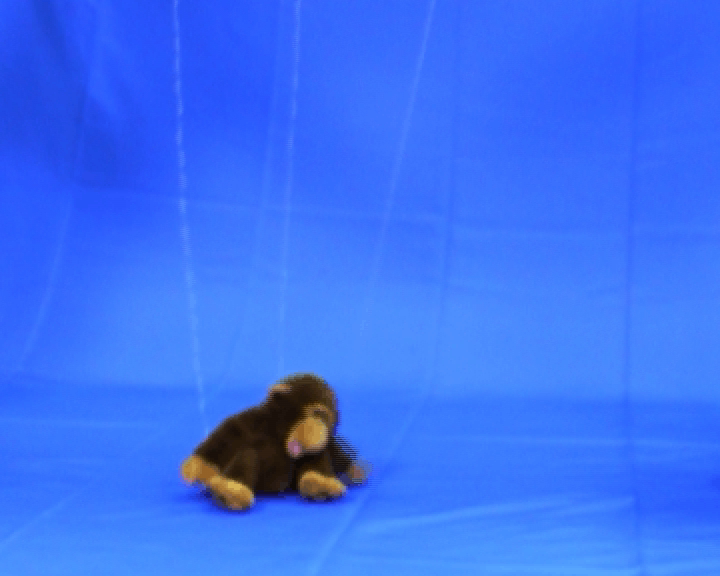
#> input picture test_frames/frame100.tif, 720 x 576 px, given in place of frame1.tif, which was not available
$ python process_frames.py
#> lines starting #> are read from the running program, lines starting #| are printed output that depends on the picture; after the words box and inside, x2 and y2 are one past the last pixel; in counts of white or black regions, pixels touching at a corner belong together; long printed decimals are rounded; pictures that were not available may be replaced by others from this repository, and a replacement may not be noted
import math
import cv2
import numpy as np
import os

if not os.path.exists('./output_frames/'):
        os.makedirs('./output_frames/')
block_len = 10
global foreground_threshold
global knn_threshold
global source_frame
global target_frame
t_min = 400
t_max = 1000
block_centers = []
global k
global y_size
global x_size

def calculate_knn_threshold():
    global knn_threshold
    knn_threshold = 5
    print('knn_threshold= ', knn_threshold)
    return

def generate_block_centers(x_size, y_size):
    y_num = math.floor(y_size/block_len)
    x_num = math.floor(x_size/block_len)
    for y_idx in range(y_num):
        for x_idx in range(x_num):
            global k
            k = int((block_len-1)/2)
            block_centers.append((k + x_idx * block_len,k + y_idx * block_len))
    return

def sqrssd(s_x,s_y,t_x,t_y):
    sum = 0
    k = int((block_len-1)/2)
    for y_offset in range(-k,k+1):
        for x_offset in range(-k,k+1):
             for color_idx in range(3):
                 square_difference = ((int(source_frame[s_y + y_offset][s_x + x_offset][color_idx]) - int(target_frame[t_y + y_offset][t_x + x_offset][color_idx])) ** 2)
                 sum += square_difference
    return math.sqrt(sum)

def arrowdraw(img, x1, y1, x2, y2):
    radians = math.atan2(x1-x2, y2-y1)
    x11 = 0
    y11 = 0
    x12 = -3
    y12 = -3

    u11 = 0
    v11 = 0
    u12 = 3
    v12 = -3

    x11_ = x11*math.cos(radians) - y11*math.sin(radians) + x2
    y11_ = x11*math.sin(radians) + y11*math.cos(radians) + y2

    x12_ = x12 * math.cos(radians) - y12 * math.sin(radians) + x2
    y12_ = x12 * math.sin(radians) + y12 * math.cos(radians) + y2

    u11_ = u11 * math.cos(radians) - v11 * math.sin(radians) + x2
    v11_ = u11 * math.sin(radians) + v11 * math.cos(radians) + y2

    u12_ = u12 * math.cos(radians) - v12 * math.sin(radians) + x2
    v12_ = u12 * math.sin(radians) + v12 * math.cos(radians) + y2
    if (x1==x2 and y1 == y2):
        img = cv2.line(img,(x1,y1),(x2,y2),(255,255,255),1)
    else:
        img = cv2.line(img, (x1, y1), (x2, y2), (255, 255, 255), 1)
        img = cv2.line(img, (int(x11_), int(y11_)), (int(x12_), int(y12_)),
        (255, 255, 255), 1)
        img = cv2.line(img, (int(u11_), int(v11_)), (int(u12_), int(v12_)),
        (255, 255, 255), 1)

    return img

def calculate_foreground_threshold(gray_image):
    res = []
    for (center_x,center_y) in block_centers:
        sum = 0
        for y_offset in range(-k,k+1):
            for x_offset in range(-k,k + 1):
                sum += gray_image[center_y + y_offset][center_x + x_offset]
        res.append(sum)
    res = np.array(res)
    return np.mean(res) + 4 * np.std(res)

def within_boundary(x,y):
    if (x-k >= 0 and x+k <= x_size and y-k >= 0 and y+k <= y_size):
        return True
    return False

def search(s_x, s_y):
    #dimond search
    min_sqrssd = t_max
    min_t_pair = (s_x,s_y)
    for n in range(0, knn_threshold):
        #dimond search iterations
        invalid_iteration = True
        for x_offset in range(-n, n + 1):
            y_diff = n - abs(x_offset)
            if y_diff == 0:
                y_range = [0]
            else:
                y_range = [-y_diff,y_diff]
            for y_offset in y_range:
                t_x = s_x + x_offset * block_len
                t_y = s_y + y_offset * block_len
                if within_boundary(t_x,t_y):
                    val = sqrssd(s_x, s_y, t_x, t_y)
                    if (val > t_min and val < t_max):
                        if val < min_sqrssd:
                            min_sqrssd = val
                            min_t_pair = (t_x,t_y)
                            invalid_iteration = False
        # early termination
        if invalid_iteration and min_sqrssd < t_max:
            return min_t_pair
    return min_t_pair

def process():
    count = 0
    arrowed_frame = source_frame
    diff = cv2.absdiff(source_frame,target_frame)
    gray_diff = cv2.cvtColor(diff, cv2.COLOR_BGR2GRAY)
    for (center_x, center_y) in block_centers:
        sum = 0
        for y_offset in range(-k, k + 1):
            for x_offset in range(-k, k + 1):
                sum += gray_diff[center_y + y_offset][center_x + x_offset]
        if sum > foreground_threshold:
            (t_x,t_y) = search(center_x, center_y)
            arrowdraw(arrowed_frame,center_x,center_y,t_x,t_y)
    return arrowed_frame

process_frame = 1
source_frame = cv2.imread('./test_frames/frame%d.tif' % process_frame)
#> source_frame is the input picture: shape (576, 720, 3); mean B, G, R 244, 113.3, 59.8
y_size = source_frame.shape[0]
#> y_size = 576
x_size = source_frame.shape[1]
#> x_size = 720
generate_block_centers(x_size, y_size)
calculate_knn_threshold()
target_frame = cv2.imread('./test_frames/frame%d.tif' % (process_frame + 1))
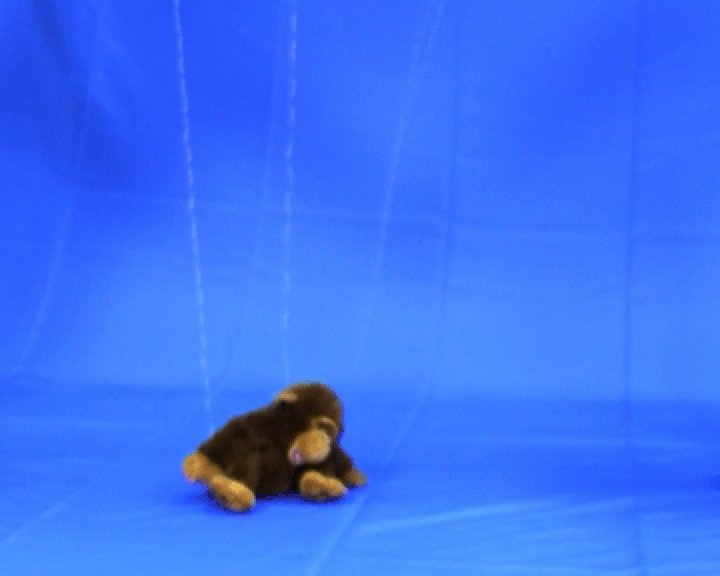
#> input picture test_frames/frame109.tif, 720 x 576 px, given in place of frame2.tif, which was not available
#> target_frame is the input picture: shape (576, 720, 3); mean B, G, R 244.4, 113.3, 59.9
diff = cv2.absdiff(source_frame,target_frame)
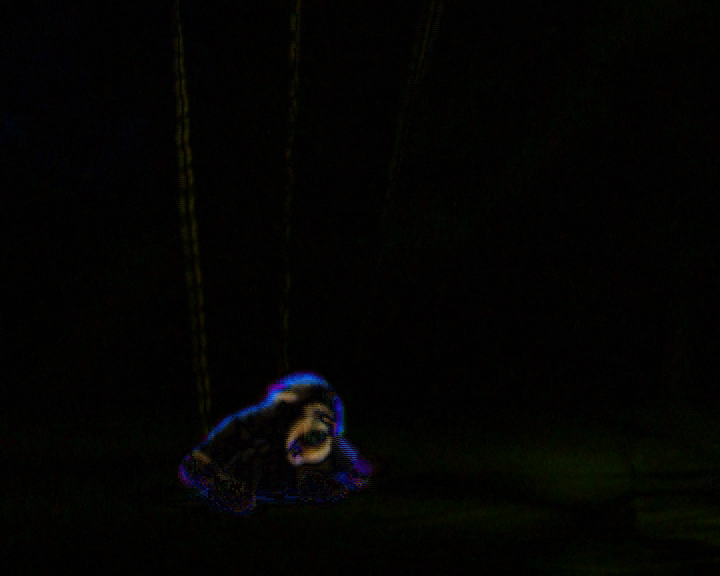
#> diff: shape (576, 720, 3); mean B, G, R 2.2, 3.4, 3.3
gray_diff = cv2.cvtColor(diff, cv2.COLOR_BGR2GRAY)
foreground_threshold = calculate_foreground_threshold(gray_diff)
#> after the loop in calculate_foreground_threshold, `for (center_x,center_y) in block_centers:`: res = 4104 values, max 8291 at index 3271, min 66 at index 687, mean 261.6
#> foreground_threshold = 2009.8
print('source threshold=', foreground_threshold)
#| source threshold= 2009.759
# cv2.imwrite('./tuning/blocksize%dTmin%dTmax%d.tif'%(block_len,t_min,t_max),process())
cv2.imwrite('./output_frames/output%d.tif'%process_frame,process())
#> after the loop in process, `for (center_x, center_y) in block_centers:`:
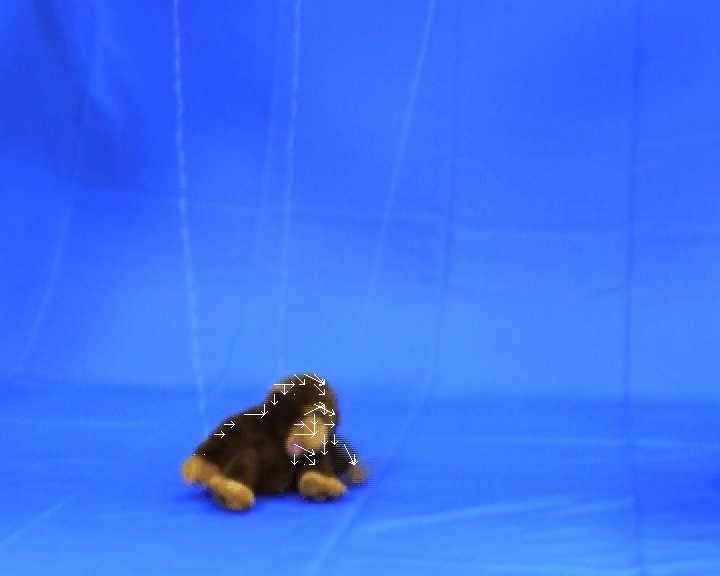
#> arrowed_frame: shape (576, 720, 3); 0.14% of pixels changed, all inside (x1, y1, x2, y2) = (194, 374, 358, 465)
for i in range(2,752):
    source_frame = cv2.imread('./test_frames/frame%d.tif' % i)
    target_frame = cv2.imread('./test_frames/frame%d.tif'%(i + 1))
    cv2.imwrite('./output_frames/output%d.tif'%i,process())
#> in process (call 2), `diff = cv2.absdiff(source_frame,target_frame)`: diff: shape (576, 720, 3); every value is 0
#> in process (call 2), `gray_diff = cv2.cvtColor(diff, cv2.COLOR_BGR2GRAY)`: gray_diff: shape (576, 720); every value is 0
#> (the run stopped early here; a loop or call above may not have finished)
